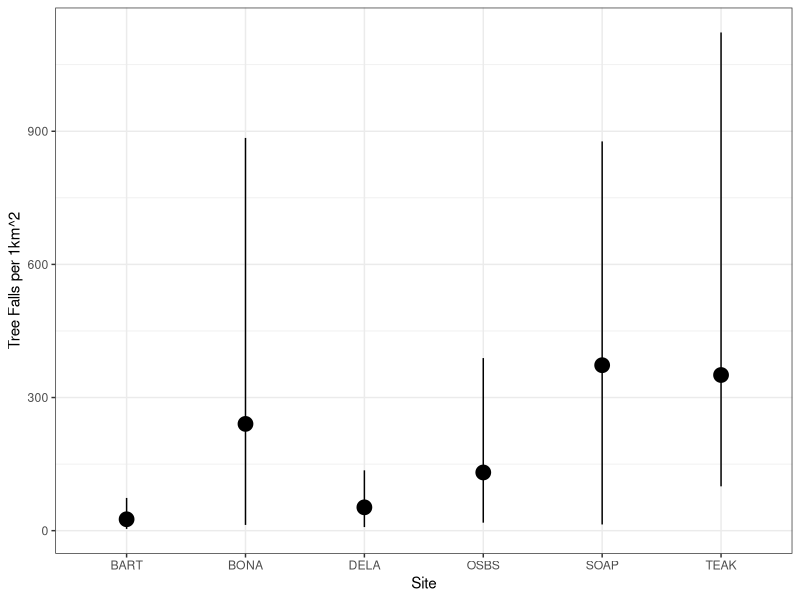
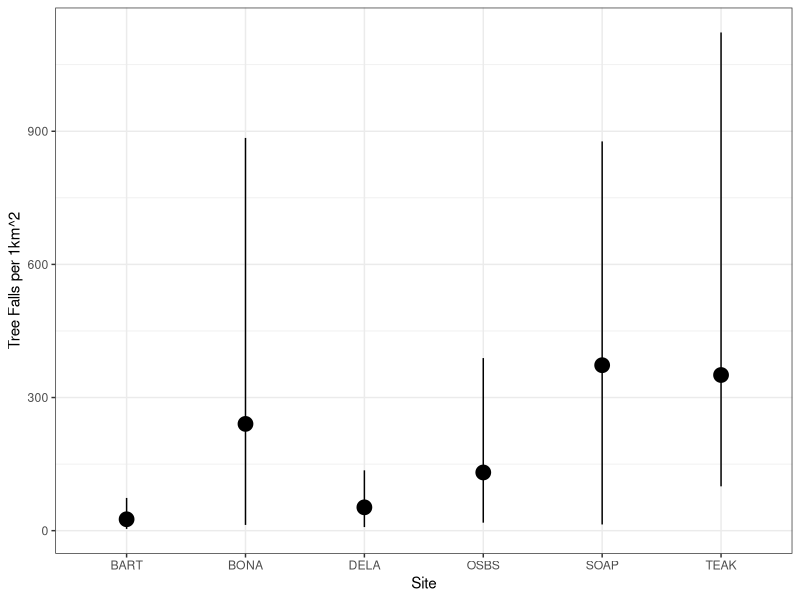

Write the R code that produced these figures, in order. (Note: this script raises an error after producing the figures.)
## ---- chunk 1
library(dplyr)
library(ggplot2)
## ---- chunk 2
treedf<-read.csv("treefall.csv",row.names= 1)
df<-read.csv("averages.csv",row.names =1)

ggplot(treedf,aes(x=Site,y=mean,ymin=lower,ymax=upper)) + geom_pointrange(size=1) + theme_bw() + labs(y="Tree Falls per 1km^2")
ggsave("TreeFalls.png",height=4,width=6)

treedf %>% inner_join(df[,c("Site","n")]) %>% ggplot(.,aes(x=n,y=mean,ymin=lower,ymax=upper)) + geom_pointrange() + geom_text(aes(label=Site),vjust=0.25,hjust=-0.25,size=2) + labs(x="Trees per 1km^2",y="Tree Falls per 1km^2") + scale_x_continuous(label=comma)
ggsave("TreeFallsRate.png",height=4,width=6)
## ---- chunk 3
treedf %>% inner_join(df[,c("Site","n")]) %>% ggplot(.,aes(x=n,y=mean/n,ymin=lower/n,ymax=upper/n)) + geom_pointrange() + geom_text(aes(label=Site),vjust=0.25,hjust=-0.25,size=2) + labs(x="Trees per 1km^2",y="Tree Fall Rate per 1km^2") + scale_x_continuous(label=comma) + scale_y_continuous(labels = percent)
ggsave("TreeFallsRate_km.png",height=4,width=6)
## ---- chunk 4
df<-read.csv("tile_averages.csv",row.names = 1)
colnames(df)[colnames(df) %in% "X0"]<-"count"

ggplot(df,aes(x=height_mean)) + geom_density(fill="black") + facet_wrap(~Site) + theme_bw() + labs(x="Mean Height in each 1km^2")
## ---- chunk 5
ggplot(df,aes(x=count/1000)) + geom_density(fill="black") + facet_wrap(~Site,scales="free") + theme_bw() + labs(x="Tree Count in each 1km^2 (1000's)") 
